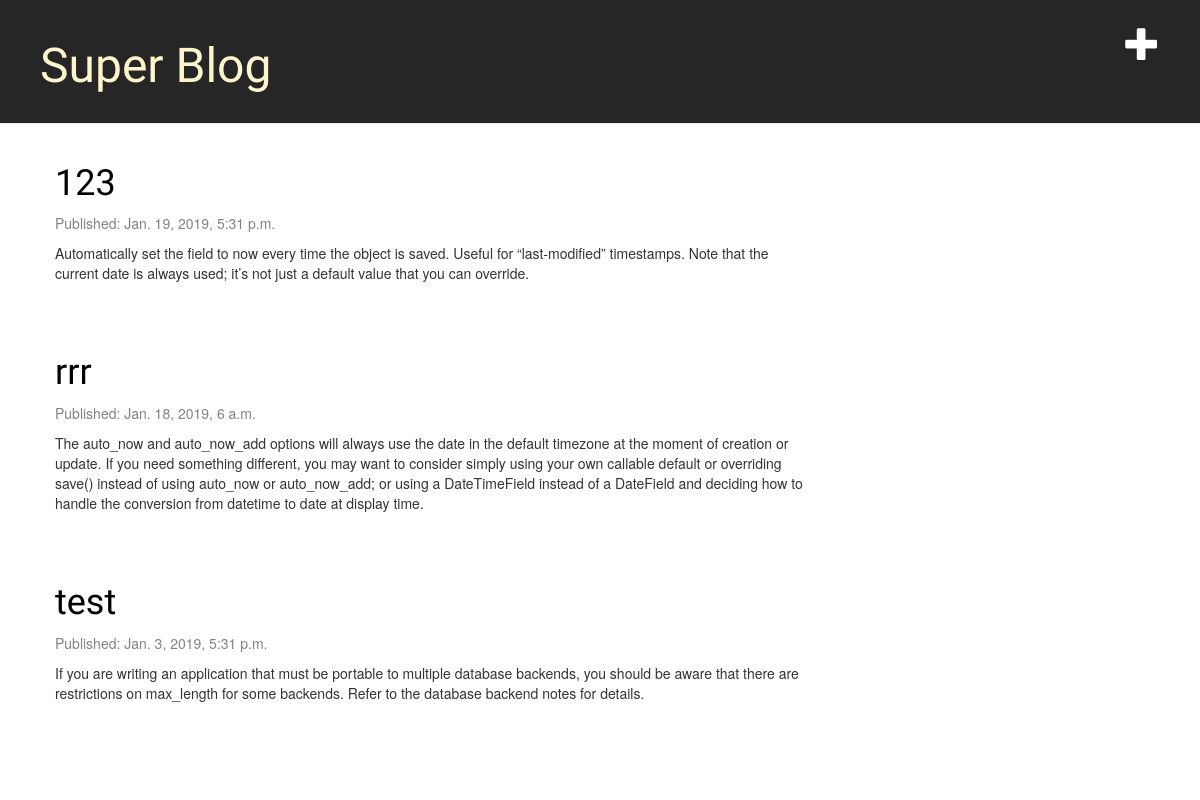
Before: / with the older database file.
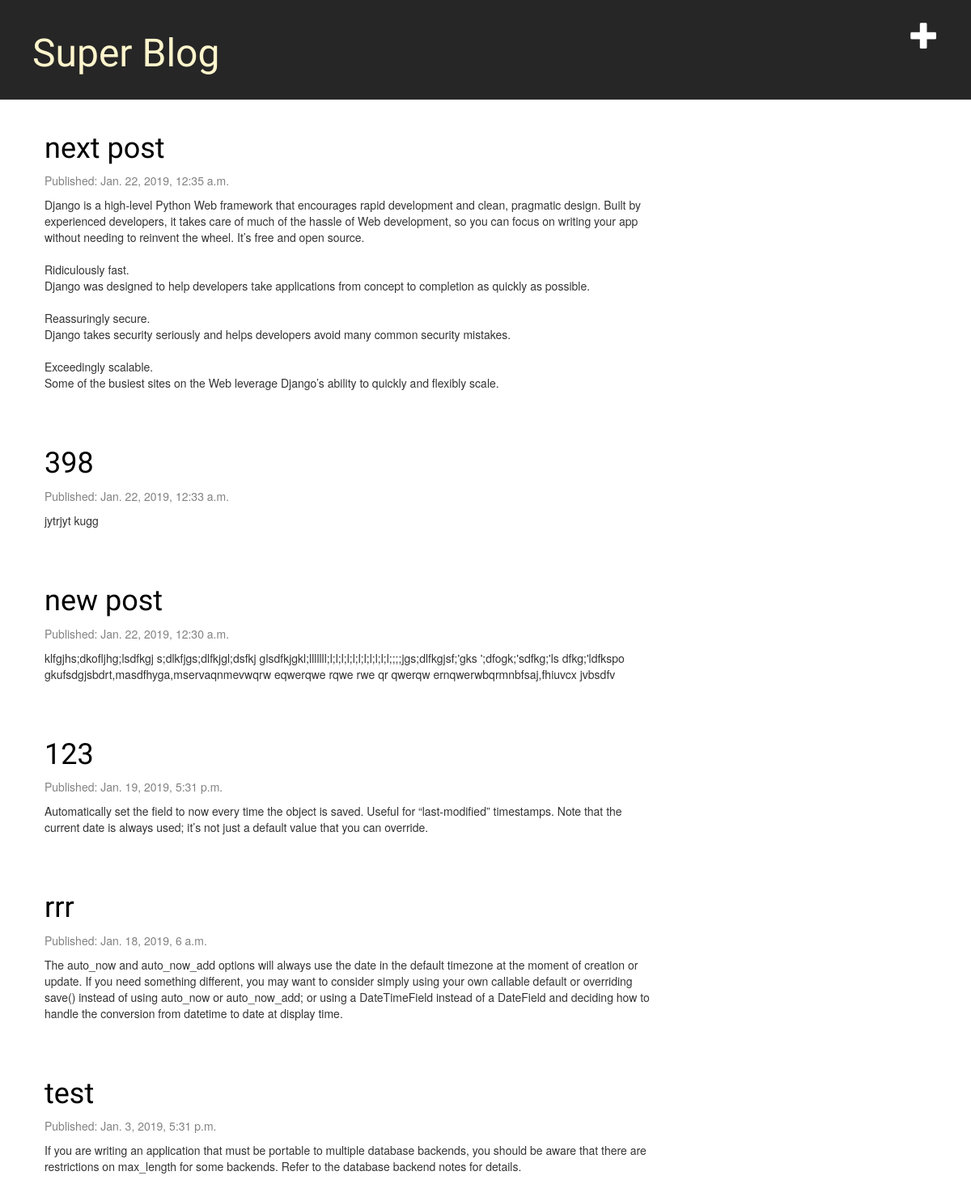
After: the same page with the newer database file.
### blog/models.py (models this page shows, shortened)
class Post(models.Model):
    author = models.ForeignKey('auth.User', on_delete=models.CASCADE)
    title = models.CharField(max_length=200)
    text = models.TextField()
    created_date = models.DateTimeField(
            default=timezone.now)
    published_date = models.DateTimeField(
            blank=True, null=True)

### blog/views.py (the view)
# urls.py: url(r'^$', views.post_list, name='post_list'),
def post_list(request):
    posts = Post.objects.filter(published_date__lte=timezone.now()).order_by('-published_date')
    return render(request, 'blog/post_list.html', {'posts': posts})

### templates/blog/post_list.html
{% extends 'blog/base.html' %}
{% block content %}
     {% for post in posts %}
        <div class="post">
            <h1><a href="{% url 'post_detail' pk=post.pk %}">{{ post.title }}</a></h1>
            <div class="date">
                <p>Published: {{ post.published_date }}</p>
            </div>
            <p class="post_text">{{ post.text|linebreaksbr }}</p>
        </div>
    {% endfor %}
{% endblock %}

### templates/blog/base.html (shortened to what this page needs)
<!DOCTYPE html>
{% load static %}
<html>
    <head>
        <link rel="stylesheet" href="//maxcdn.bootstrapcdn.com/bootstrap/3.2.0/css/bootstrap.min.css">
        <link rel="stylesheet" href="//maxcdn.bootstrapcdn.com/bootstrap/3.2.0/css/bootstrap-theme.min.css">
        <link rel="stylesheet" href="{% static 'css/blog.css' %}">
    </head>
    <body>
        <div class="page-header">
            <a href="{% url 'post_new' %}" class="top-menu"><span class="glyphicon glyphicon-plus"></span></a>
            <h1><a href="/">Super Blog</a></h1>
        </div>
            <div class="content container">
                <div class="row">
                    <div class="col-md-8">
                        {% block content %}
                        {% endblock %}
                    </div>
                </div>
            </div>
    </body>
</html>

### blog/static/css/blog.css (style rules this page uses)
.page-header { background-color: #262626; margin-top: 0; padding: 20px 20px 20px 40px; }
.page-header h1, .page-header h1 a, .page-header h1 a:visited, .page-header h1 a:active { color: #fff5cc; font-size: 36pt; text-decoration: none; }
.content { margin-left: 40px; }
h1, h2, h3, h4 { font-family: 'Lobster', cursive; }
.date { color: #828282; }
.top-menu, .top-menu:hover, .top-menu:visited { color: #ffffff; float: right; font-size: 26pt; margin-right: 20px; }
.post { margin-bottom: 70px; }
.post h1 a, .post h1 a:visited { color: #000000; }

Changed rows visible on the page:
added Post: title "next post", published_date "Jan. 22, 2019, 12:35 a.m.", text "Django is a high-level Python Web framework that encourages rapid development and clean, pragmatic design. Built by experienced developers, it takes care of much of the hassle of Web development, so you can focus on writing your app without needing to reinvent the wheel. It’s free and open source. Ridiculously fast. Django was designed to help developers take applications from concept to completion as quickly as possible. Reassuringly secure. Django takes security seriously and helps developers avoid many common security mistakes. Exceedingly scalable. Some of the busiest sites on the Web leverage Django’s ability to quickly and flexibly scale."
added Post: title "398", published_date "Jan. 22, 2019, 12:33 a.m.", text "jytrjyt kugg"
added Post: title "new post", published_date "Jan. 22, 2019, 12:30 a.m.", text "klfgjhs;dkofljhg;lsdfkgj s;dlkfjgs;dlfkjgl;dsfkj glsdfkjgkl;lllllll;l;l;l;l;l;l;l;l;l;l;l;;;;jgs;dlfkgjsf;'gks ';dfogk;'sdfkg;'ls dfkg;'ldfkspo gkufsdgjsbdrt,masdfhyga,mservaqnmevwqrw eqwerqwe rqwe rwe qr qwerqw ernqwerwbqrmnbfsaj,fhiuvcx jvbsdfv"
